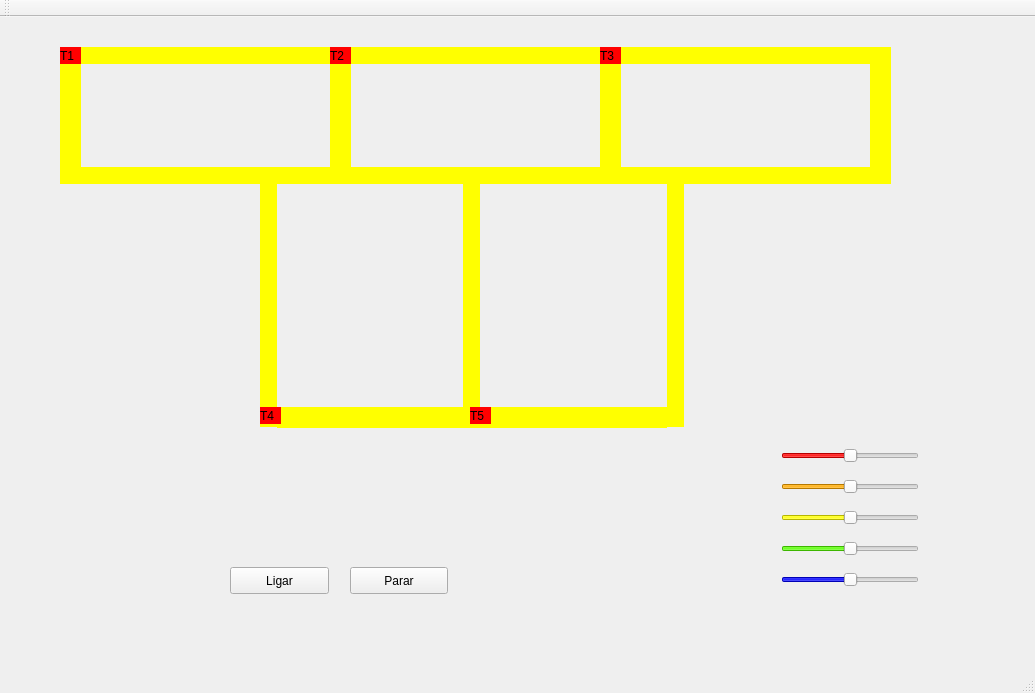
<?xml version="1.0" encoding="UTF-8"?>
<ui version="4.0">
 <class>MainWindow</class>
 <widget class="QMainWindow" name="MainWindow">
  <property name="geometry">
   <rect>
    <x>0</x>
    <y>0</y>
    <width>1035</width>
    <height>693</height>
   </rect>
  </property>
  <property name="windowTitle">
   <string>MainWindow</string>
  </property>
  <widget class="QWidget" name="centralWidget">
   <widget class="QLabel" name="label_trem1">
    <property name="geometry">
     <rect>
      <x>60</x>
      <y>30</y>
      <width>21</width>
      <height>17</height>
     </rect>
    </property>
    <property name="styleSheet">
     <string notr="true">QLabel { background: red}</string>
    </property>
    <property name="text">
     <string>T1</string>
    </property>
   </widget>
   <widget class="QLabel" name="label_trilho1">
    <property name="geometry">
     <rect>
      <x>80</x>
      <y>30</y>
      <width>250</width>
      <height>17</height>
     </rect>
    </property>
    <property name="styleSheet">
     <string notr="true">QLabel { background: yellow}</string>
    </property>
    <property name="text">
     <string/>
    </property>
   </widget>
   <widget class="QLabel" name="label_trilho2">
    <property name="geometry">
     <rect>
      <x>80</x>
      <y>150</y>
      <width>250</width>
      <height>17</height>
     </rect>
    </property>
    <property name="styleSheet">
     <string notr="true">QLabel { background: yellow}</string>
    </property>
    <property name="text">
     <string/>
    </property>
   </widget>
   <widget class="QLabel" name="label_trilho_crit1">
    <property name="geometry">
     <rect>
      <x>330</x>
      <y>30</y>
      <width>21</width>
      <height>137</height>
     </rect>
    </property>
    <property name="styleSheet">
     <string notr="true">QLabel { background: yellow}</string>
    </property>
    <property name="text">
     <string/>
    </property>
   </widget>
   <widget class="QLabel" name="label_trilho4">
    <property name="geometry">
     <rect>
      <x>60</x>
      <y>30</y>
      <width>21</width>
      <height>137</height>
     </rect>
    </property>
    <property name="styleSheet">
     <string notr="true">QLabel { background: yellow}</string>
    </property>
    <property name="text">
     <string/>
    </property>
   </widget>
   <widget class="QPushButton" name="pushButton">
    <property name="geometry">
     <rect>
      <x>230</x>
      <y>550</y>
      <width>99</width>
      <height>27</height>
     </rect>
    </property>
    <property name="text">
     <string>Ligar</string>
    </property>
   </widget>
   <widget class="QPushButton" name="pushButton_2">
    <property name="geometry">
     <rect>
      <x>350</x>
      <y>550</y>
      <width>98</width>
      <height>27</height>
     </rect>
    </property>
    <property name="text">
     <string>Parar</string>
    </property>
   </widget>
   <widget class="QLabel" name="label_trilho_crit2">
    <property name="geometry">
     <rect>
      <x>600</x>
      <y>30</y>
      <width>21</width>
      <height>137</height>
     </rect>
    </property>
    <property name="styleSheet">
     <string notr="true">QLabel { background: yellow}</string>
    </property>
    <property name="text">
     <string/>
    </property>
   </widget>
   <widget class="QLabel" name="label_trilho1_2">
    <property name="geometry">
     <rect>
      <x>350</x>
      <y>30</y>
      <width>250</width>
      <height>17</height>
     </rect>
    </property>
    <property name="styleSheet">
     <string notr="true">QLabel { background: yellow}</string>
    </property>
    <property name="text">
     <string/>
    </property>
   </widget>
   <widget class="QLabel" name="label_trilho2_2">
    <property name="geometry">
     <rect>
      <x>350</x>
      <y>150</y>
      <width>250</width>
      <height>17</height>
     </rect>
    </property>
    <property name="styleSheet">
     <string notr="true">QLabel { background: yellow}</string>
    </property>
    <property name="text">
     <string/>
    </property>
   </widget>
   <widget class="QLabel" name="label_trem2">
    <property name="geometry">
     <rect>
      <x>330</x>
      <y>30</y>
      <width>21</width>
      <height>17</height>
     </rect>
    </property>
    <property name="styleSheet">
     <string notr="true">QLabel { background: red}</string>
    </property>
    <property name="text">
     <string>T2</string>
    </property>
   </widget>
   <widget class="QLabel" name="label_trilho1_3">
    <property name="geometry">
     <rect>
      <x>620</x>
      <y>30</y>
      <width>250</width>
      <height>17</height>
     </rect>
    </property>
    <property name="styleSheet">
     <string notr="true">QLabel { background: yellow}</string>
    </property>
    <property name="text">
     <string/>
    </property>
   </widget>
   <widget class="QLabel" name="label_trilho2_3">
    <property name="geometry">
     <rect>
      <x>620</x>
      <y>150</y>
      <width>250</width>
      <height>17</height>
     </rect>
    </property>
    <property name="styleSheet">
     <string notr="true">QLabel { background: yellow}</string>
    </property>
    <property name="text">
     <string/>
    </property>
   </widget>
   <widget class="QLabel" name="label_trilho4_3">
    <property name="geometry">
     <rect>
      <x>870</x>
      <y>30</y>
      <width>21</width>
      <height>137</height>
     </rect>
    </property>
    <property name="styleSheet">
     <string notr="true">QLabel { background: yellow}</string>
    </property>
    <property name="text">
     <string/>
    </property>
   </widget>
   <widget class="QLabel" name="label_trilho1_4">
    <property name="geometry">
     <rect>
      <x>260</x>
      <y>167</y>
      <width>17</width>
      <height>243</height>
     </rect>
    </property>
    <property name="styleSheet">
     <string notr="true">QLabel { background: yellow}</string>
    </property>
    <property name="text">
     <string/>
    </property>
   </widget>
   <widget class="QLabel" name="label_trilho4_4">
    <property name="geometry">
     <rect>
      <x>277</x>
      <y>390</y>
      <width>195</width>
      <height>21</height>
     </rect>
    </property>
    <property name="styleSheet">
     <string notr="true">QLabel { background: yellow}</string>
    </property>
    <property name="text">
     <string/>
    </property>
   </widget>
   <widget class="QLabel" name="label_trilho1_5">
    <property name="geometry">
     <rect>
      <x>463</x>
      <y>167</y>
      <width>17</width>
      <height>243</height>
     </rect>
    </property>
    <property name="styleSheet">
     <string notr="true">QLabel { background: yellow}</string>
    </property>
    <property name="text">
     <string/>
    </property>
   </widget>
   <widget class="QLabel" name="label_trilho4_5">
    <property name="geometry">
     <rect>
      <x>472</x>
      <y>390</y>
      <width>195</width>
      <height>21</height>
     </rect>
    </property>
    <property name="styleSheet">
     <string notr="true">QLabel { background: yellow}</string>
    </property>
    <property name="text">
     <string/>
    </property>
   </widget>
   <widget class="QLabel" name="label_trilho1_7">
    <property name="geometry">
     <rect>
      <x>667</x>
      <y>167</y>
      <width>17</width>
      <height>243</height>
     </rect>
    </property>
    <property name="styleSheet">
     <string notr="true">QLabel { background: yellow}</string>
    </property>
    <property name="text">
     <string/>
    </property>
   </widget>
   <widget class="QLabel" name="label_trem3">
    <property name="geometry">
     <rect>
      <x>600</x>
      <y>30</y>
      <width>21</width>
      <height>17</height>
     </rect>
    </property>
    <property name="styleSheet">
     <string notr="true">QLabel { background: red}</string>
    </property>
    <property name="text">
     <string>T3</string>
    </property>
   </widget>
   <widget class="QLabel" name="label_trem4">
    <property name="geometry">
     <rect>
      <x>260</x>
      <y>390</y>
      <width>21</width>
      <height>17</height>
     </rect>
    </property>
    <property name="styleSheet">
     <string notr="true">QLabel { background: red}</string>
    </property>
    <property name="text">
     <string>T4</string>
    </property>
   </widget>
   <widget class="QLabel" name="label_trem5">
    <property name="geometry">
     <rect>
      <x>470</x>
      <y>390</y>
      <width>21</width>
      <height>17</height>
     </rect>
    </property>
    <property name="styleSheet">
     <string notr="true">QLabel { background: red}</string>
    </property>
    <property name="text">
     <string>T5</string>
    </property>
   </widget>
   <widget class="QWidget" name="verticalLayoutWidget">
    <property name="geometry">
     <rect>
      <x>770</x>
      <y>410</y>
      <width>160</width>
      <height>181</height>
     </rect>
    </property>
    <layout class="QVBoxLayout" name="verticalLayout">
     <item>
      <widget class="QSlider" name="slider1">
       <property name="styleSheet">
        <string notr="true">selection-background-color: rgb(255, 0, 0);</string>
       </property>
       <property name="minimum">
        <number>0</number>
       </property>
       <property name="maximum">
        <number>200</number>
       </property>
       <property name="value">
        <number>100</number>
       </property>
       <property name="orientation">
        <enum>Qt::Horizontal</enum>
       </property>
      </widget>
     </item>
     <item>
      <widget class="QSlider" name="slider2">
       <property name="styleSheet">
        <string notr="true">selection-background-color: rgb(255, 170, 0);</string>
       </property>
       <property name="minimum">
        <number>0</number>
       </property>
       <property name="maximum">
        <number>200</number>
       </property>
       <property name="value">
        <number>100</number>
       </property>
       <property name="orientation">
        <enum>Qt::Horizontal</enum>
       </property>
      </widget>
     </item>
     <item>
      <widget class="QSlider" name="slider3">
       <property name="styleSheet">
        <string notr="true">selection-background-color: rgb(255, 255, 0);</string>
       </property>
       <property name="minimum">
        <number>0</number>
       </property>
       <property name="maximum">
        <number>200</number>
       </property>
       <property name="value">
        <number>100</number>
       </property>
       <property name="orientation">
        <enum>Qt::Horizontal</enum>
       </property>
      </widget>
     </item>
     <item>
      <widget class="QSlider" name="slider4">
       <property name="styleSheet">
        <string notr="true">selection-background-color: rgb(85, 255, 0);</string>
       </property>
       <property name="minimum">
        <number>0</number>
       </property>
       <property name="maximum">
        <number>200</number>
       </property>
       <property name="value">
        <number>100</number>
       </property>
       <property name="orientation">
        <enum>Qt::Horizontal</enum>
       </property>
      </widget>
     </item>
     <item>
      <widget class="QSlider" name="slider5">
       <property name="styleSheet">
        <string notr="true">selection-background-color: rgb(0, 0, 255);</string>
       </property>
       <property name="minimum">
        <number>0</number>
       </property>
       <property name="maximum">
        <number>200</number>
       </property>
       <property name="value">
        <number>100</number>
       </property>
       <property name="orientation">
        <enum>Qt::Horizontal</enum>
       </property>
      </widget>
     </item>
    </layout>
   </widget>
   <zorder>label_trilho1</zorder>
   <zorder>label_trilho2</zorder>
   <zorder>label_trilho_crit1</zorder>
   <zorder>label_trilho4</zorder>
   <zorder>label_trem1</zorder>
   <zorder>pushButton</zorder>
   <zorder>pushButton_2</zorder>
   <zorder>label_trilho_crit2</zorder>
   <zorder>label_trilho1_2</zorder>
   <zorder>label_trilho2_2</zorder>
   <zorder>label_trem2</zorder>
   <zorder>label_trilho1_3</zorder>
   <zorder>label_trilho2_3</zorder>
   <zorder>label_trilho4_3</zorder>
   <zorder>label_trilho1_4</zorder>
   <zorder>label_trilho4_4</zorder>
   <zorder>label_trilho1_5</zorder>
   <zorder>label_trilho4_5</zorder>
   <zorder>label_trilho1_7</zorder>
   <zorder>label_trem3</zorder>
   <zorder>label_trem4</zorder>
   <zorder>label_trem5</zorder>
   <zorder>verticalLayoutWidget</zorder>
  </widget>
  <widget class="QMenuBar" name="menuBar">
   <property name="geometry">
    <rect>
     <x>0</x>
     <y>0</y>
     <width>1035</width>
     <height>21</height>
    </rect>
   </property>
  </widget>
  <widget class="QToolBar" name="mainToolBar">
   <attribute name="toolBarArea">
    <enum>TopToolBarArea</enum>
   </attribute>
   <attribute name="toolBarBreak">
    <bool>false</bool>
   </attribute>
  </widget>
  <widget class="QStatusBar" name="statusBar"/>
 </widget>
 <layoutdefault spacing="6" margin="11"/>
 <resources/>
 <connections/>
</ui>
